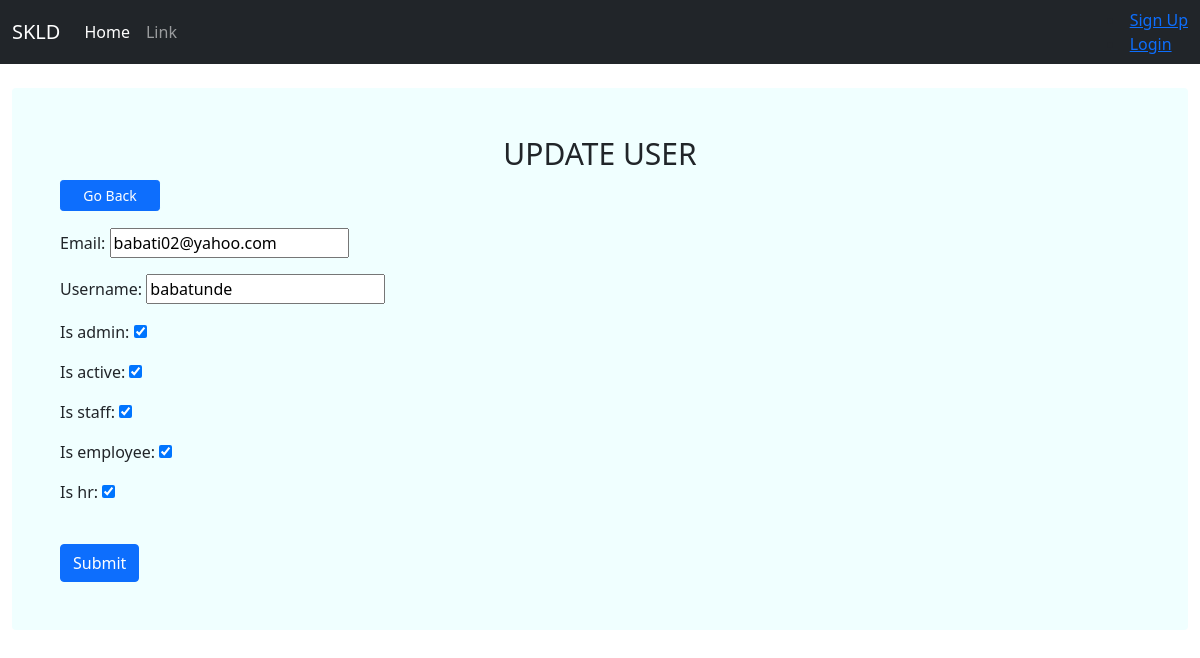
Screenshot of /updateuser/1/ with the database file from the repository.
### account/models.py (models this page shows, shortened)
class Account(AbstractBaseUser):
    email         = models.EmailField(verbose_name='email', max_length=60, unique=True)
    username      = models.CharField(max_length = 60, unique=True)
    date_joined   = models.DateTimeField(verbose_name='date joined', auto_now_add=True)
    last_login    = models.DateTimeField(verbose_name='last login', auto_now_add=True)
    is_admin      = models.BooleanField(default=False)
    is_active     = models.BooleanField(default=True)
    is_staff      = models.BooleanField(default=False)
    is_superuser  = models.BooleanField(default=False)
    is_employee   = models.BooleanField(default=False)
    is_hr         = models.BooleanField(default=False)
    USERNAME_FIELD = 'email'
    REQUIRED_FIELDS = ['username']
    objects = MyAccountManager()

### account/views.py (the view)
# urls.py: path('updateuser/<str:pk>/', views.updateUser, name='updateuser'),
def updateUser(request, pk):
    account = Account.objects.get(id=pk)
    form =AccountForm(instance = account)
    if request.method == 'POST':
        form = AccountForm(request.POST, request.FILES, instance = account)
        if form.is_valid():
            form.save()
            return redirect('user')
    context = {
        'form': form,
        'account': account
        }
    return render(request, 'account/updateuser.html', context)

### account/forms.py
class AccountForm(ModelForm):
    class Meta:
        model = Account
        fields =['email', 'username', 'is_admin', 'is_active', 'is_staff', 'is_employee', 'is_hr']

### account/templates/account/updateuser.html (shortened to what this page needs)
{% extends 'account/base.html' %}
{% block content %}
    <br>
    <div id="layoutSidenav_content">
        <main class="container-fluid">
            <div class="p-5 rounded" style="background-color:azure;">
                <h4 style="text-align: center;font-size: 30px;">UPDATE USER</h4>
                <a href="{% url 'user' %}" class="btn btn-primary btn-sm" style="float: left; width: 100px;">Go
                    Back</a><br><br>
                <form action="" method="POST">
                    {{form.as_p}}
                    <br>
                    <input class="btn btn-primary" type="submit" value="Submit">
                </form>
            </div>
        </main>
    </div>
{% endblock %}

### rows the page displays
Account: email "babati02@yahoo.com", username "babatunde", is_admin "☑", is_active "☑", is_staff "☑", is_employee "☑", is_hr "☑"
